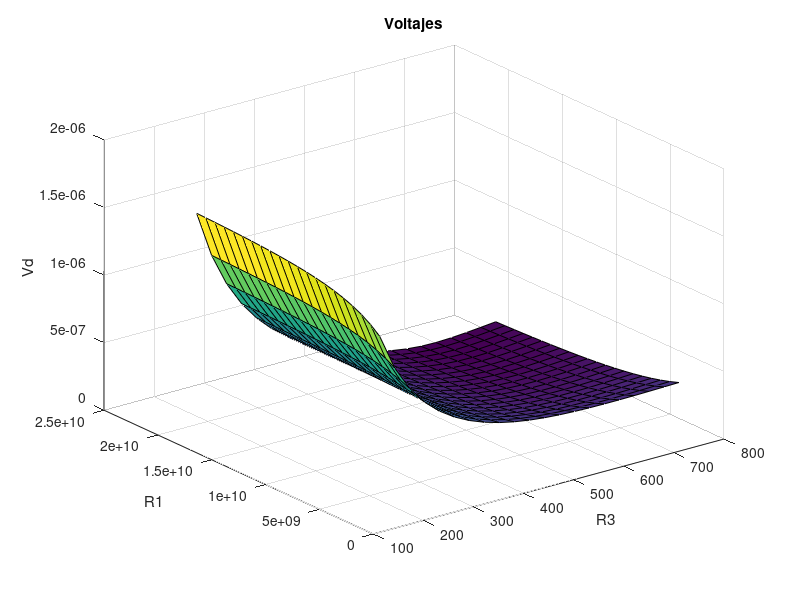
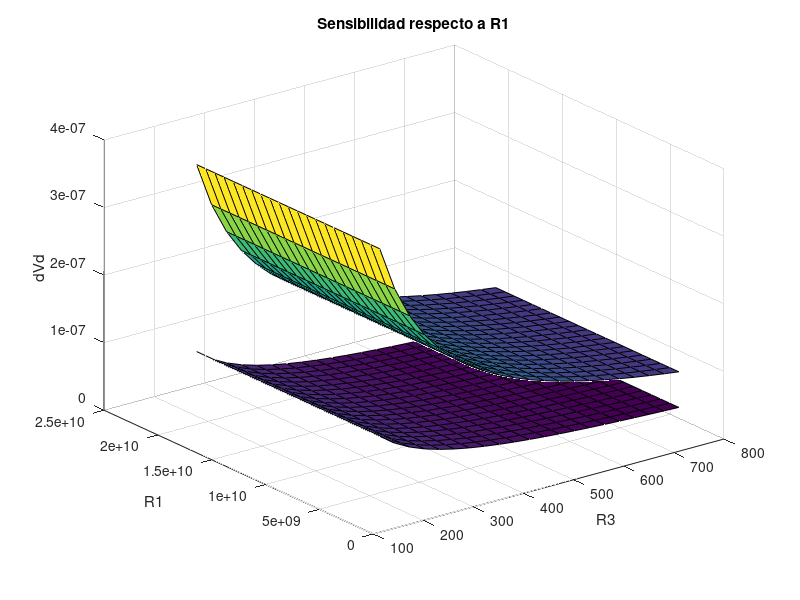

MATLAB code to generate these figures, in order:
clear
%Constantes
R4 = 1e-6; %Ohm
C3 = 100e-9; %F

f = 10e3; %Hz
w = 2*pi*f;
Vg = 50; %V

%Resistencia 3
M = 20; %Vueltas al Potenciometro
QN = 5;
Qm = 0.25*QN;
QM = QN;
R3M = QM/(w*C3);
R3m = Qm/(w*C3);
dR3 = (R3M-R3m)/M;
R3 = (R3m:dR3:R3M)';

%Resistencia 1
N = 20; %Vueltas al Potenciometro
LM = 2.1e-3; %H
Lm = 0.4e-3; %H
R1M = LM/(C3*R4);
R1m = Lm/(C3*R4);
dR1 = (R1M-R1m)/N;
R1 = (R1m:dR1:R1M)';

%Componentes(Random)

Rx = 5; %Ohm. No la se, pero no va a afectar mucho los calculos
Lx = (LM-Lm)*rand()+Lm;
%Lx = L; %Alternatively
% Lx = Lm;

Qx = (QM-Qm)*rand()+Qm;
%Qx = Q; %Alternatively
% Qx = Qm;

%Impedancias en Puente de Maxwell
Z1 = R1;
Zx = Rx + 1i*w*Lx;
Z3 = 1./(1./R3 + 1i*w*C3);
Z4 = R4;

%Calculos
Vd = zeros(length(R3),length(R1));
for i=1:length(R3)
    for j=1:length(R1)
        Vd(i,j) = abs(Vg*(Z3(i)*Zx - Z1(j)*Z4)/((Z1(j) + Z3(i))*(Zx + Z4)));
    end
end

%Coordenadas
Qxx = w *C3.*R3;
Lyy = C3*R4.*R1;

figure(1);
% %Coordenadas R
surf(R3,R1,Vd);
xlabel('R3'); %Qx
ylabel('R1'); %Lx
zlabel('Vd');
title('Voltajes');

%Coordenadas Q,L

% surf(Qxx,Lyy,Vd);
% xlabel('Qx'); %Qx
% ylabel('Lx'); %Lx
% zlabel('Vd');

mindV = min(min(Vd));

%view(90,0);
%90,0 veo el plano YZ
%180,0 veo el plano XZ

% %Sensibilidad
% sVd = zeros(length(R3),length(R1));
% for i=1:length(R3)
%     for j=1:length(R1)
%         sVd(i,j) = abs(dR1*Z4/(Z1(j)+Z3(i))/(Zx+Z4)*Vg);
%     end
% end
% figure(2);
% surf(R3,R1,sVd);
% xlabel('R3');
% ylabel('R1');
% zlabel('dV');
% title('Sensibilidad');

A = Z4/Zx;
F = A/(1+A)^2;

%Sensibilidad a R3
dVdR3 = zeros(length(R3),length(R1));
for i=1:length(R3)
    for j=1:length(R1)
        dVdR3(i,j) = abs(1/((1 + Z1(j)/Z3(i))*(Z4/Zx + 1))*dR3/Z3(i)*Vg);
    end
end

figure(2);
surf(R3,R1,dVdR3);
xlabel('R3');
ylabel('R1');
zlabel('dVd');
title('Sensibilidad respecto a R3');

%Sensibilidad a R1
dVdR1 = zeros(length(R3),length(R1));
for i=1:length(R3)
    for j=1:length(R1)
        dVdR1(i,j) = abs(-1/((1 + Z3(i)/Z1(j))*(Zx/Z4 + 1))*dR1/Z1(j)*Vg);
    end
end

%figure(3);
hold on;
surf(R3,R1,dVdR1);
xlabel('R3');
ylabel('R1');
zlabel('dVd');
title('Sensibilidad respecto a R1');

hold off;
